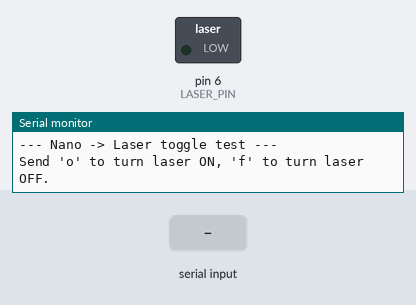
Recording of a program running on a simulated Arduino Nano, built with avr-gcc and run on an emulated ATmega328P. On the bench: switched loads named in the program (green lamp = pin HIGH), the last lines printed to the serial monitor. Inputs (shaded band) come from the test bench.

Above: at 1.2 s.
1.3 s: "o" received over Serial
At 1.8 s:
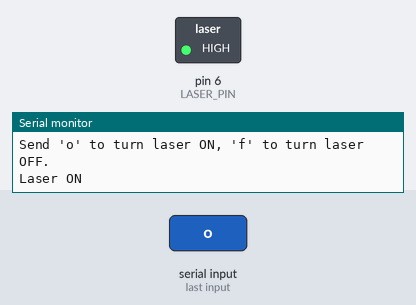
2.8 s: "f" received over Serial
At 4.0 s:
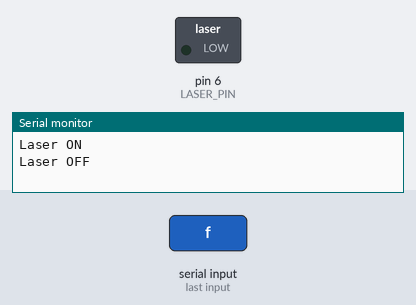
4.3 s: "O" received over Serial
At 5.3 s:
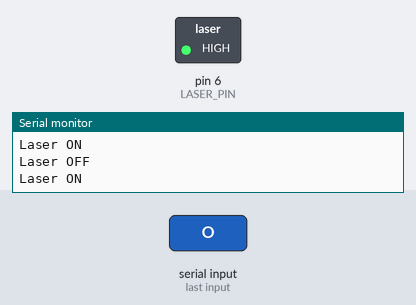
5.8 s: "F" received over Serial
At 6.5 s:
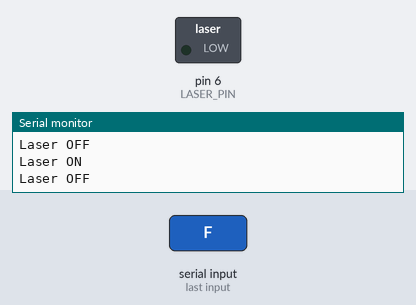
Timing chart, 0 to 8.3 s (numbered marks = the images above; inputs shaded):
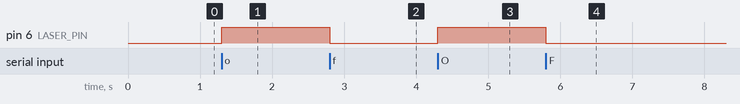

The program:

main.cpp
```cpp
#include <Arduino.h>

// Nano-only bench test: laser PWM -> Nano D6, laser GND -> Nano GND.
// No Pi involved -- toggled directly over USB serial.
const int LASER_PIN = 6;

void setup() {
  pinMode(LASER_PIN, OUTPUT);
  analogWrite(LASER_PIN, 0); // laser OFF at boot

  Serial.begin(9600);
  Serial.println("--- Nano -> Laser toggle test ---");
  Serial.println("Send 'o' to turn laser ON, 'f' to turn laser OFF.");
}

void loop() {
  // Reads one command character at a time from USB serial -- runs every
  // loop iteration but only acts when a new byte has actually arrived.
  if (Serial.available() > 0) {
    char cmd = Serial.read();

    switch (cmd) {
      case 'o': case 'O':
        analogWrite(LASER_PIN, 255);
        Serial.println("Laser ON");
        break;
      case 'f': case 'F':
        analogWrite(LASER_PIN, 0);
        Serial.println("Laser OFF");
        break;
    }
  }
}
```

Measured:
- after the input at 1.3 s, pin 6 (LASER_PIN): LOW → HIGH at once
- after the input at 2.8 s, pin 6 (LASER_PIN): HIGH → LOW at once
- after the input at 4.3 s, pin 6 (LASER_PIN): LOW → HIGH at once
- after the input at 5.8 s, pin 6 (LASER_PIN): HIGH → LOW at once
